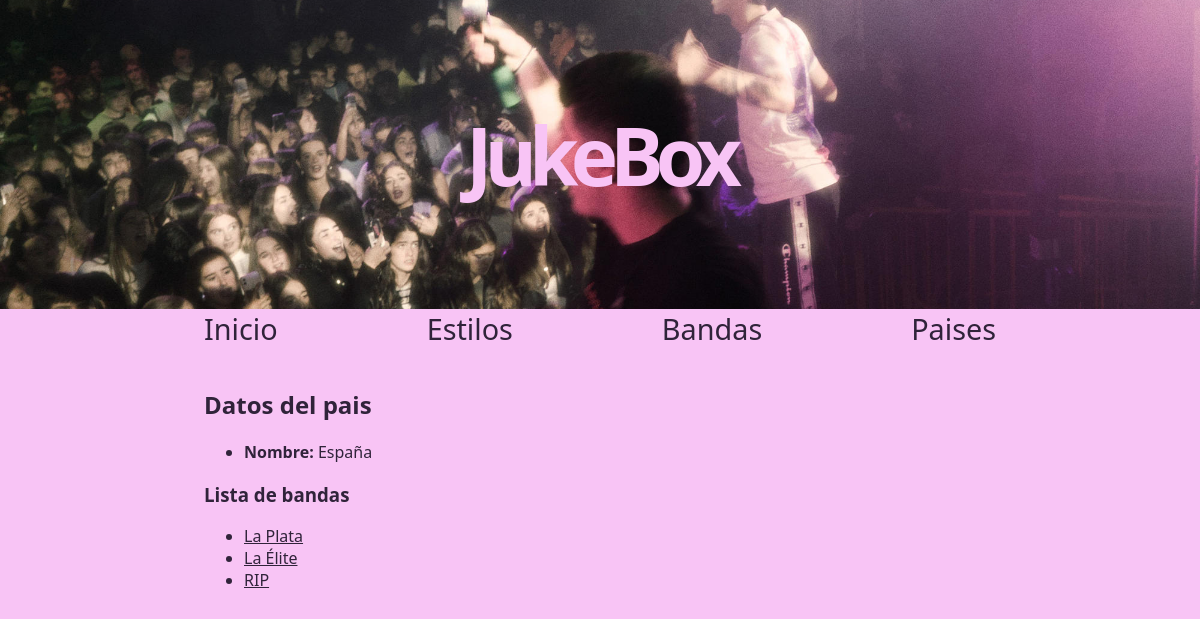
Before: /paises/1 with the older database file.
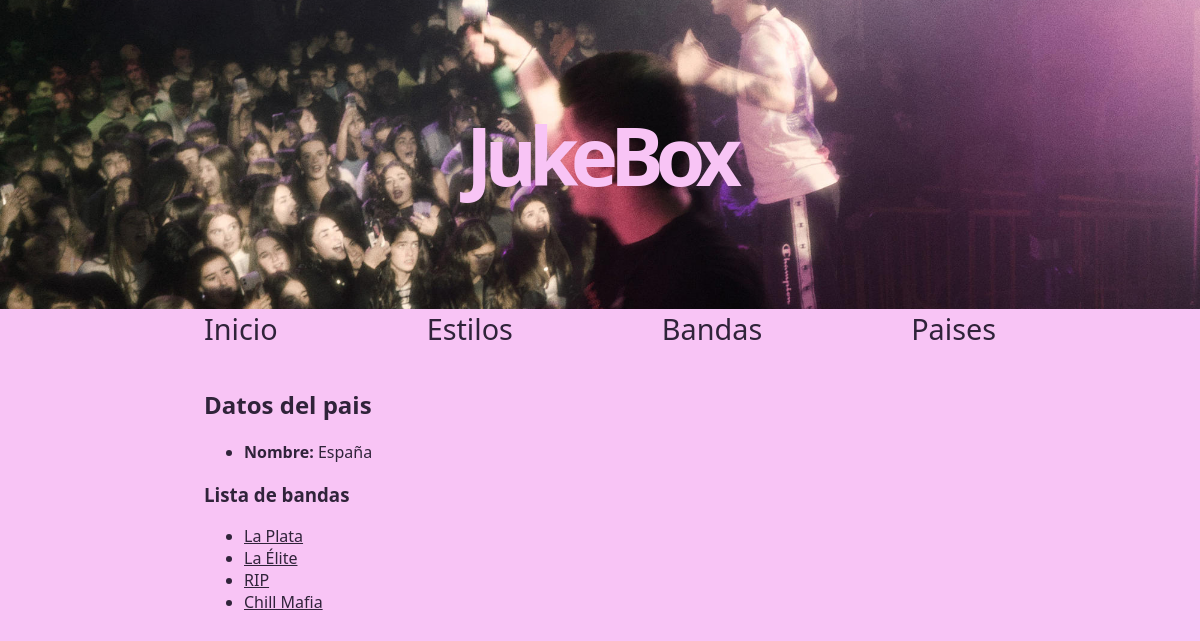
After: the same page with the newer database file.
### appJukeBox/models.py (models this page shows, shortened)
class Banda(models.Model):
    nombre = models.CharField(max_length=100)
    pais = models.ForeignKey(Pais, on_delete=models.SET_NULL, null=True)
    descripcion = models.TextField()
    estilos = models.ManyToManyField(Estilo)
    imagen = models.ImageField(null=True, blank=True ,upload_to="images/")

### appJukeBox/views.py (the view)
# urls.py: path('paises/<int:pais_id>', views.show_pais, name='pais'),
def show_pais(request, pais_id):
	pais = get_object_or_404(Pais, pk=pais_id)
	bandas = pais.banda_set.all()
	context = {'pais': pais, 'bandas': bandas}
	return render(request, 'pais.html', context)

### appJukeBox/templates/pais.html (shortened to what this page needs)
{% extends "base.html" %}
{% block contenido %}
    <h2>Datos del pais</h2>
    {% if pais %}
            <ul>
                <li>
                    <b>Nombre:</b> {{ pais.nombre}}
                </li>
            </ul>
            <h3>Lista de bandas</h3>
            {% if bandas %}
            <ul>
                {% for b in bandas %}
                    <li>
                        <a href="/bandas/{{ b.id }}">{{ b.nombre}}</a>
                    </li>
                {% endfor %}
            </ul>
            {% else %}
                <p>No tiene bandas asociadas.</p>
            {% endif %}
        {% else %}
            <p>No se ha añadido este pais.</p>
    {% endif %}
{% endblock %}

Changed rows visible on the page:
added Banda: nombre "Chill Mafia"
